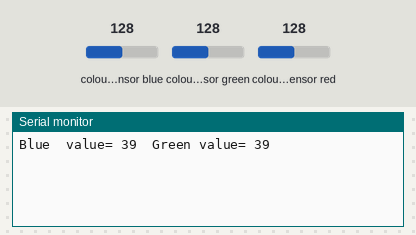
Recording of a sketch running on a simulated Arduino Uno, built with avr-gcc and run on an emulated ATmega328P. Shown: the last lines printed to the serial monitor. Wiring (inferred from the names in the program): TCS3200 colour sensor: output pin 12; S2 pin 10; S3 pin 11; S0 pin 8; S1 pin 9. The test bench sets the inputs (shaded band); at power-on: colour sensor blue 128, colour sensor green 128, colour sensor red 128.

Above: at 1.2 s.
1.3 s: colour sensor blue set to 5
At 2.6 s:
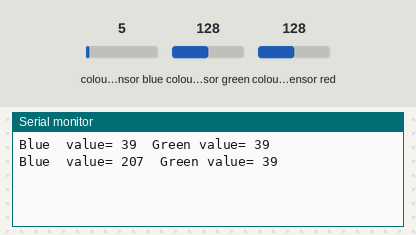
2.8 s: colour sensor green set to 5
At 4.2 s:
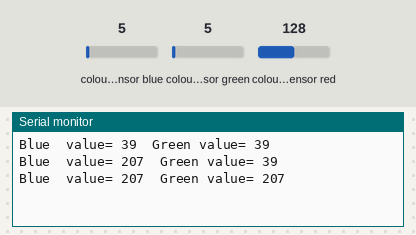
4.3 s: colour sensor blue set to 64
At 7.0 s:
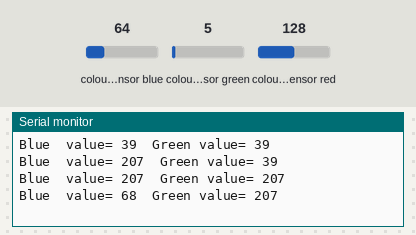
Timing chart, 0 to 8.5 s (numbered marks = the images above; inputs shaded):
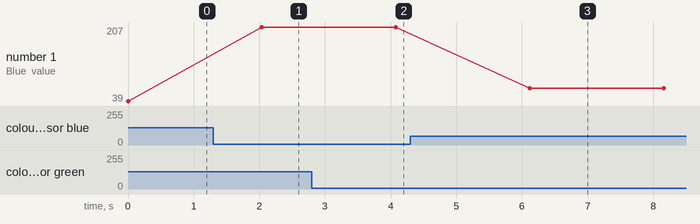

The sketch:

ColorSense.ino
```cpp
/* This code works with GY-31 TCS3200 TCS230 color sensor module
 *  It select a photodiode set and read its value (Red Set/Blue set/Green set) and displays  it on the Serial monitor
 * Refer to www.surtrtech.com for more details
 */

#define  s0 8       //Module pins wiring
#define s1 9
#define s2 10
#define s3 11
#define  out 12

int data=0;        //This is where we're going to stock our values

void  setup()
{
   pinMode(s0,OUTPUT);    //pin modes
   pinMode(s1,OUTPUT);
   pinMode(s2,OUTPUT);
   pinMode(s3,OUTPUT);
   pinMode(out,INPUT);

   Serial.begin(9600);   //intialize the serial monitor baud rate

   digitalWrite(s0,HIGH);  //Putting S0/S1 on HIGH/HIGH levels means the output frequency scalling is at 100%  (recommended)
   digitalWrite(s1,HIGH); //LOW/LOW is off HIGH/LOW is 20% and  LOW/HIGH is  2%

}

void loop()                  //Every 2s we select  a photodiodes set and read its data
{


   digitalWrite(s2,LOW);
   digitalWrite(s3,HIGH);
   Serial.print("Blue  value= ");
   GetData();

   digitalWrite(s2,HIGH);
   digitalWrite(s3,HIGH);
   Serial.print("Green value= ");
   GetData();

   Serial.println();

   delay(2000);
}

void GetData(){
   data=pulseIn(out,LOW);       //here  we wait until "out" go LOW, we start measuring the duration and stops when "out"  is HIGH again
   Serial.print(data);          //it's a time duration measured,  which is related to frequency as the sensor gives a frequency depending on the color
   Serial.print("\	");          //The higher the frequency the lower the duration
   delay(20);
}
```

Measured:
- after the input at 1.3 s, the serial monitor: prints a new line after 0.74 s (image 1)
- after the input at 2.8 s, the serial monitor: prints a new line after 1.3 s (image 2)
- after the input at 4.3 s, the serial monitor: prints a new line after 1.8 s (image 3)
- plotted number 1: 39 → 207 after the input at 1.3 s, 207 → 68 after the input at 4.3 s
